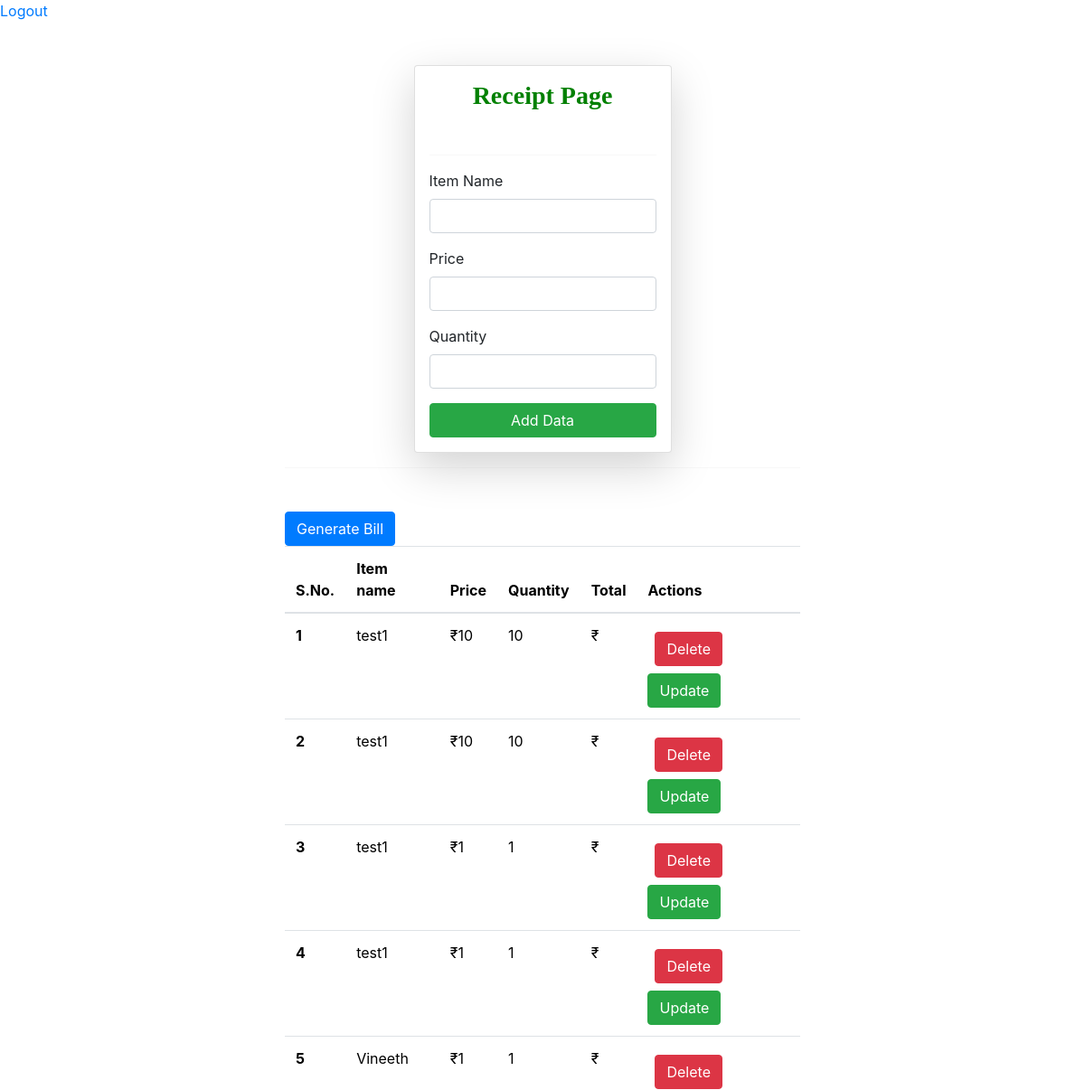
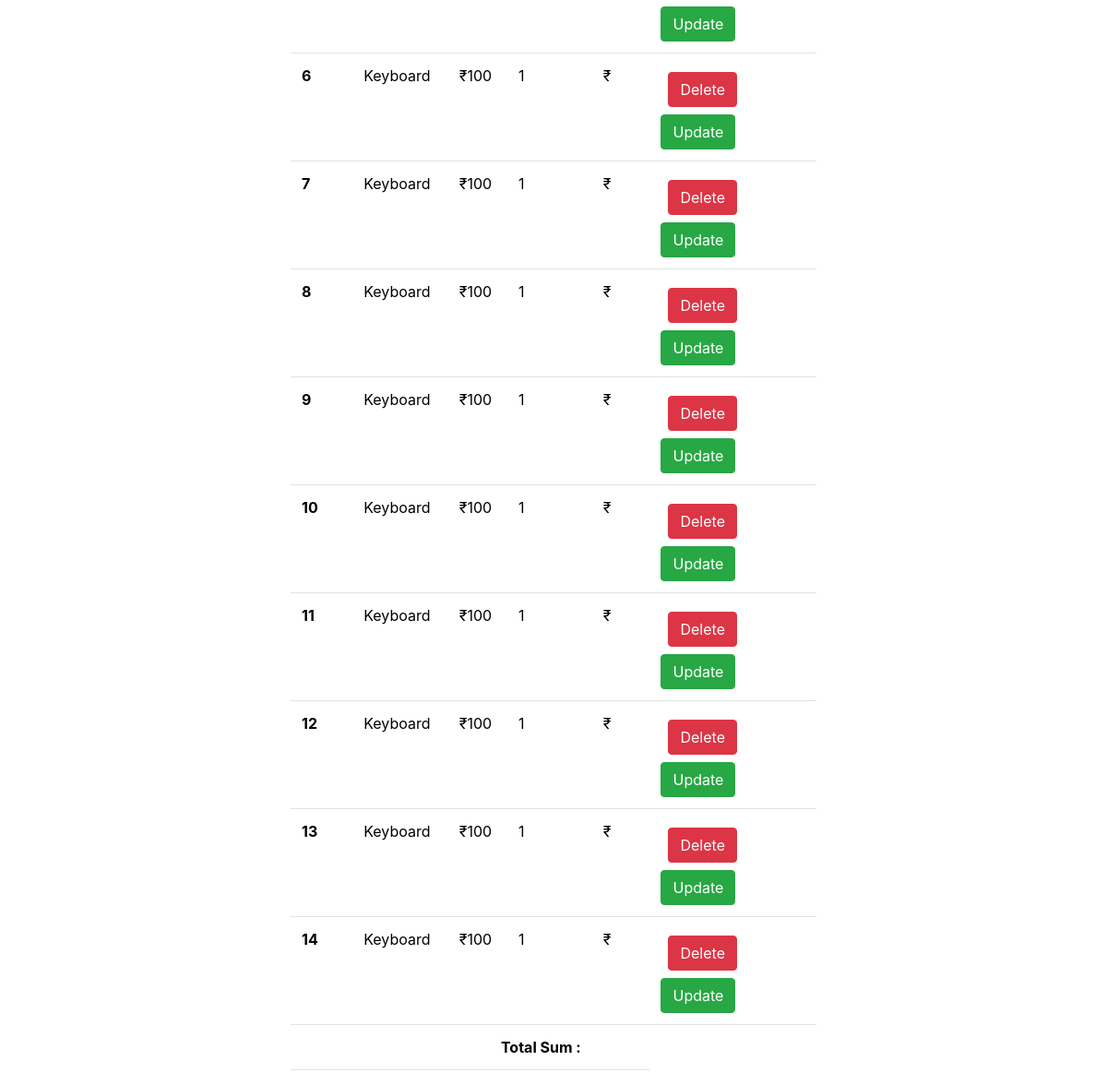
The page /billpage/ on the database as committed earlier (2 pictures, top to bottom).
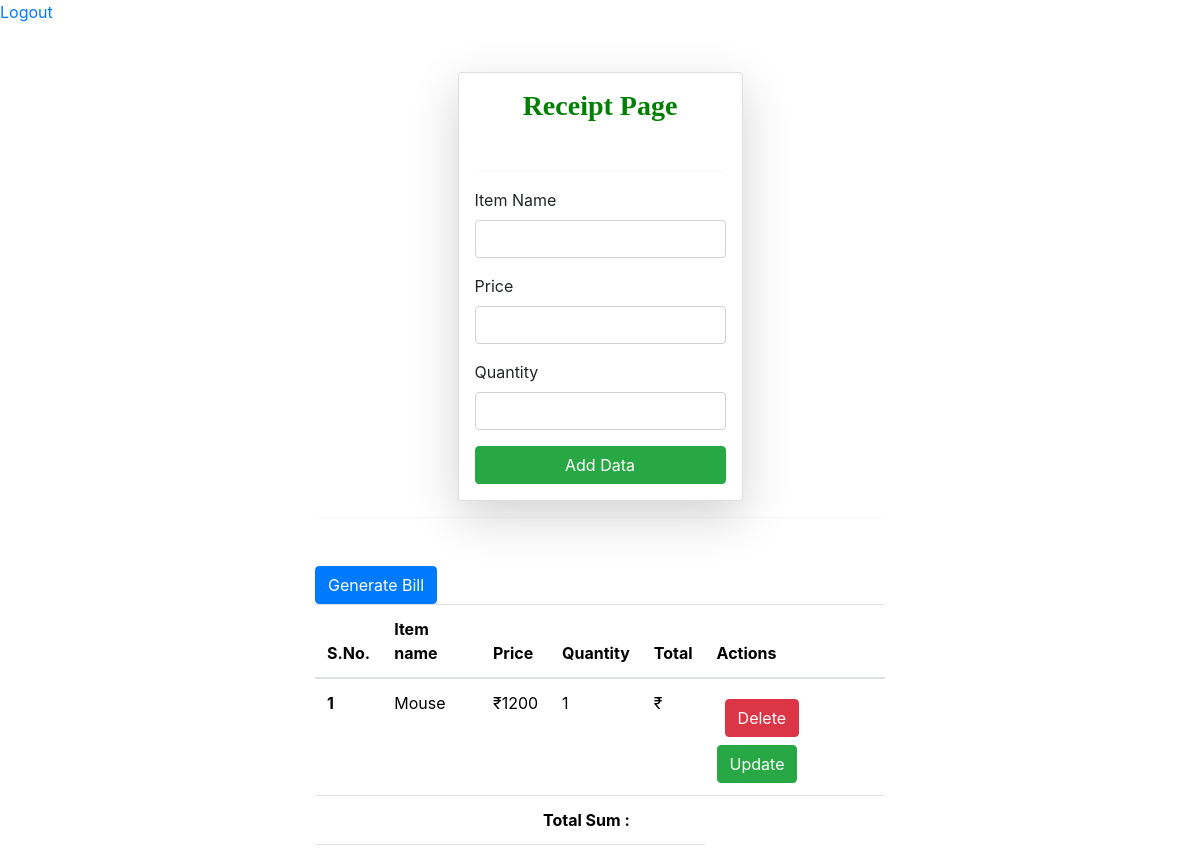
The same page on the database as committed later.
### myapp/models.py (models this page shows)
class receipt(models.Model):
    itemname=models.CharField(max_length=100)
    quantity=models.CharField(max_length=100)
    price=models.CharField(max_length=100)

### myapp/views.py (the view, shortened to what this page needs)
# urls.py: path("billpage/",billpage,name='billpage'),
def billpage(req):
    queryset=receipt.objects.all()
    return render(req,"billpage.html",context={"query":queryset})

### myapp/templates/billpage.html (shortened to what this page needs)
{% extends "base.html" %}
{% block start %}
<link href="https://maxcdn.bootstrapcdn.com/bootstrap/4.5.2/css/bootstrap.min.css" rel="stylesheet">
 <a class="" href="/login">Logout </a>
<div class="container mt-5 col-6">
	<form class="col-6 mx-auto card p-3 shadow-lg" method="post" enctype="multipart/form-data">
		<h3 class="text text-center"> Receipt Page</h3>
		<br>
		<hr>
		<div class="form-group">
		<label for="exampleInputEmail1">Item Name </label>
		<input type="text" name="iteam" class="form-control" required>
		</div>
		<div class="form-group">
		<label for="exampleInputEmail1">Price </label>
		<input name="price" type="number" class="form-control" required>
		</div>
		<div class="form-group">
		<label for="exampleInputPassword1">Quantity </label>
		<input name="quantity" class="form-control" type="number" required>
		</div>
		<button type="submit" class="btn btn-success">Add Data</button>
	</form>
	<hr>
	<div class="class mt-5">
		<form action="">
		<button class="btn btn-primary"> <a class="ok" href="">Generate Bill </a></button>
		</form>
		<table class="table mt-6">
			<thead>
				<tr>
					<th scope="col">S.No. </th>
					<th scope="col">Item name </th>
					<th scope="col">Price </th>
					<th scope="col">Quantity </th>
					<th scope="col">Total </th>
					<th scope="col">Actions</th>
				</tr>
			</thead>
			<tbody>
				{% for receipt in query %}
				<tr>
					<th scope="row">{{forloop.counter}}</th>
					<td>{{receipt.itemname}}</td>
					<td> ₹{{receipt.price}}</td>
					<td>{{receipt.quantity}}</td>
					<td> ₹{{receipt.total}}</td>
					<td>
						<a href="/delete/{{receipt.id }}" class="btn btn-danger m-2">Delete </a>
						<a href="/update/{{receipt.id }}" class="btn btn-success">Update </a>
					</td>
				</tr>
				{% endfor %}
				<tr>
					<th colspan="4" class="text-right">Total Sum :</th>
					<td></td>
				</tr>
			</tbody>
		</table>
	</div>
{% endblock %}

### myapp/templates/base.html (shortened to what this page needs)
<!DOCTYPE html>
<html lang="en">
<head>
  <link href="https://cdn.jsdelivr.net/npm/bootstrap@5.3.2/dist/css/bootstrap.min.css" rel="stylesheet">
  <link rel="stylesheet" href="https://cdnjs.cloudflare.com/ajax/libs/font-awesome/4.7.0/css/font-awesome.min.css">
</head>
<body>
    {% block start %}
    {% endblock %}
</body>
</html>

### myapp/templates/billpage.html (style rules this page uses)
.text { color: green; font-weight: bold; font-family: 'Times New Roman', Times, serif; }
.ok { color: white; text-decoration: none; }

Rows that differ between the two databases and show on the page:
removed receipt: itemname "test1", price "10", quantity "10"
removed receipt: itemname "test1", price "10", quantity "10"
removed receipt: itemname "test1", price "1", quantity "1"
removed receipt: itemname "test1", price "1", quantity "1"
removed receipt: itemname "Vineeth", price "1", quantity "1"
removed receipt: itemname "Keyboard", price "100", quantity "1"
removed receipt: itemname "Keyboard", price "100", quantity "1"
removed receipt: itemname "Keyboard", price "100", quantity "1"
removed receipt: itemname "Keyboard", price "100", quantity "1"
removed receipt: itemname "Keyboard", price "100", quantity "1"
removed receipt: itemname "Keyboard", price "100", quantity "1"
removed receipt: itemname "Keyboard", price "100", quantity "1"
removed receipt: itemname "Keyboard", price "100", quantity "1"
removed receipt: itemname "Keyboard", price "100", quantity "1"
added receipt: itemname "Mouse", price "1200", quantity "1"
